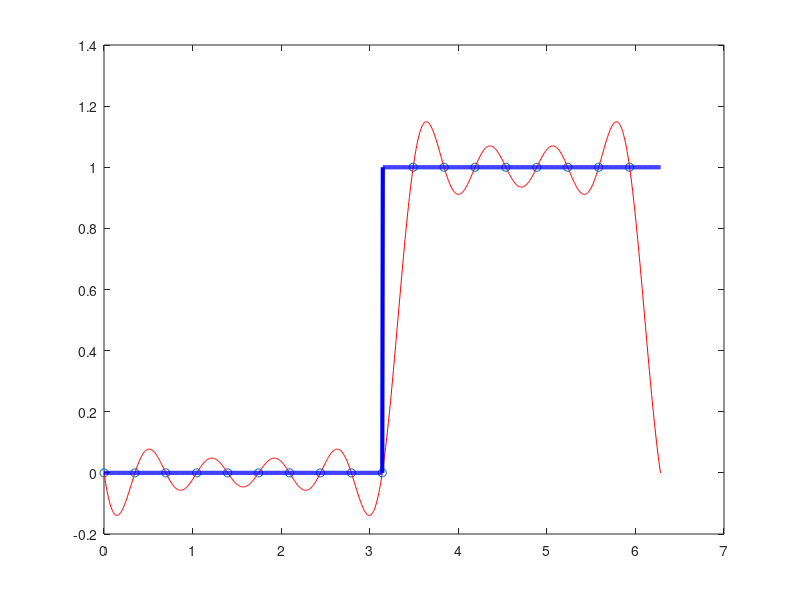

Reproduce this figure in MATLAB.
% f=@(x) sin(2*x);
f=@(x) x > pi;
% f=@(x) -x.*(x-2*pi);
% f=@(x) 1./(1+(x-pi).^2);

L = 2 * pi;

np = 18; % even number of points ONLY
x = linspace(0, 2 * pi, np + 1);
x(end)=[];

y = f(x);
Y = fft(y) / np;

kx(1:np / 2 +1) = (0:np / 2) * 2 * pi / L;
kx(np:-1:np/2+2)=(-1:-1:-np/ 2 + 1) * 2 * pi / L;

xx = linspace(0, L, 1001);
yy = zeros(size(xx));

% yy interpolates (x,y) points
yy(:)=real(Y(1));
for i = 2:np
    v = real(Y(i)) * cos(kx(i) * xx) - imag(Y(i)) * sin(kx(i) * xx);
    yy = yy + v;
end

yy(122 + 1)
yy(369 + 1)
yy(385 + 1)
yy(508 + 1)
yy(640 + 1)
yy(699 + 1)
yy(710 + 1)
yy(811 + 1)
yy(884 + 1)
yy(996 + 1)

plot(x,y,'o',xx,yy,'r',xx,f(xx),'b','LineWidth',3);